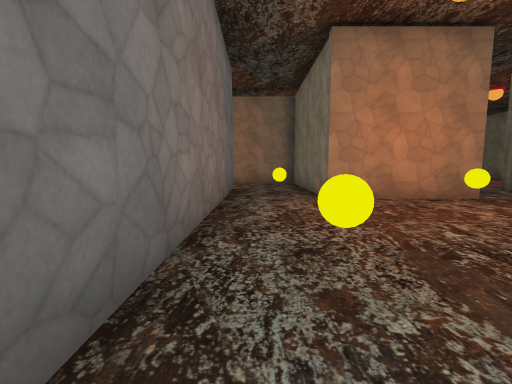
view 1 (above)

24 first-person views from a walk through a Godot game level. The camera is 1.5 m above the floor, tilts 6° down and sees 90° across. Doors that lead somewhere are drawn open, without their leaves. The floor is counted in squares, 2 m on a side. Each view is taken from the middle of a square. On the plan, view 1 faces up. The plan holds only what a view shows up to about 9 squares ahead; the rest is blank. The place goes on beyond the plan. Some surface patterns are stand-ins.

view 2
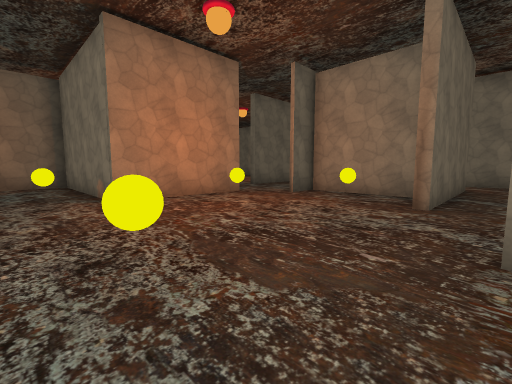

view 3
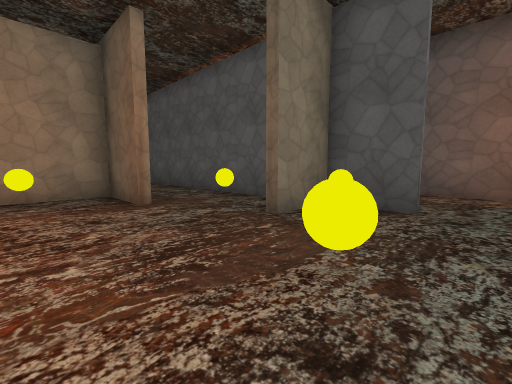

view 4
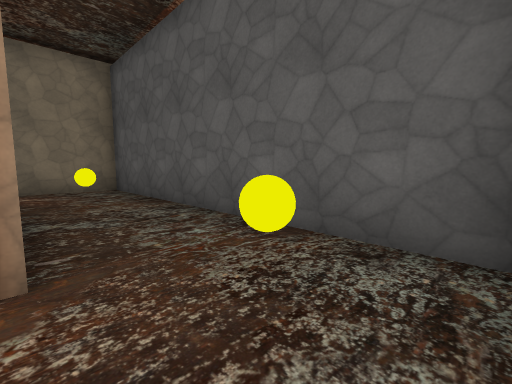

view 5
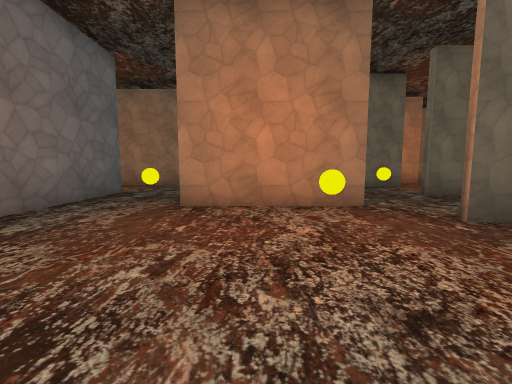

view 6
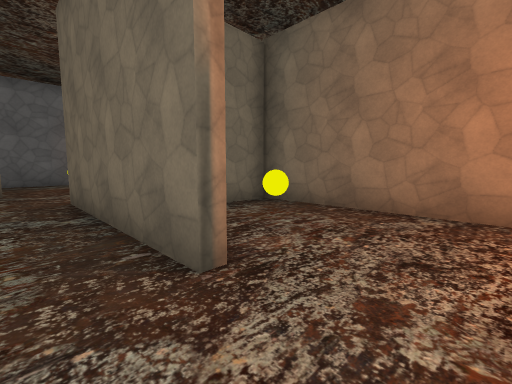

view 7
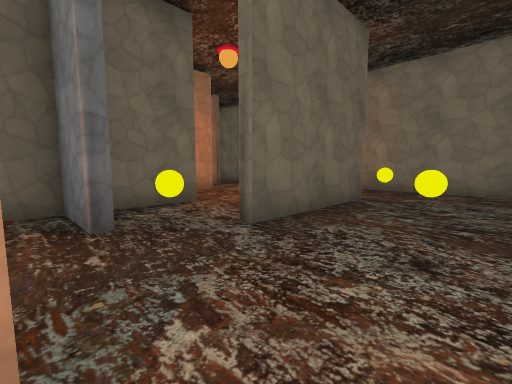

view 8
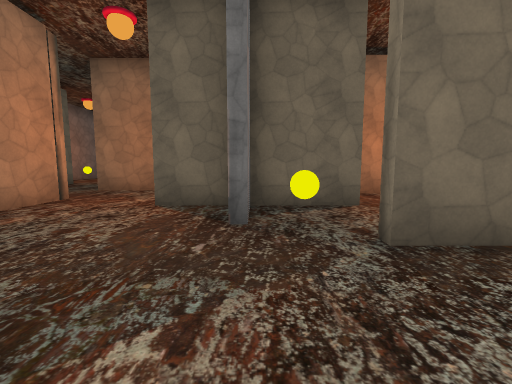

view 9
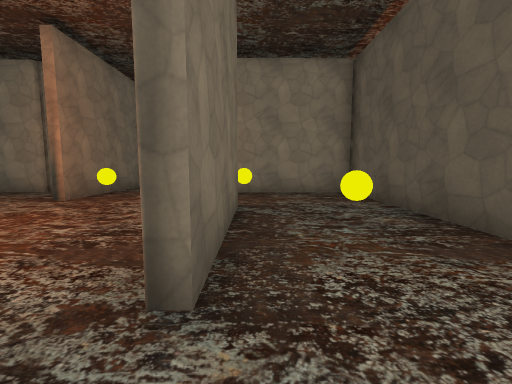

view 10
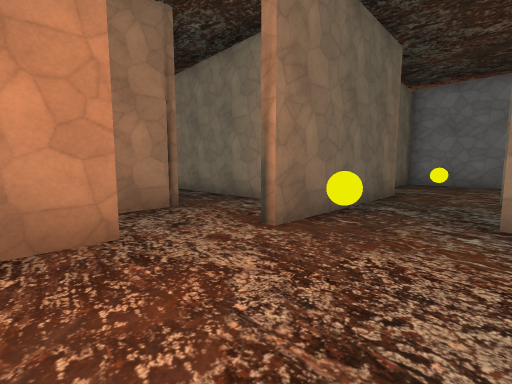

view 11
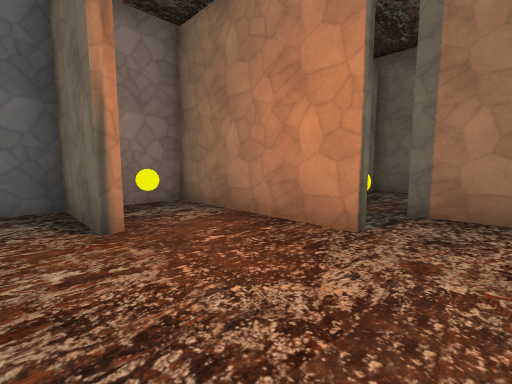

view 12
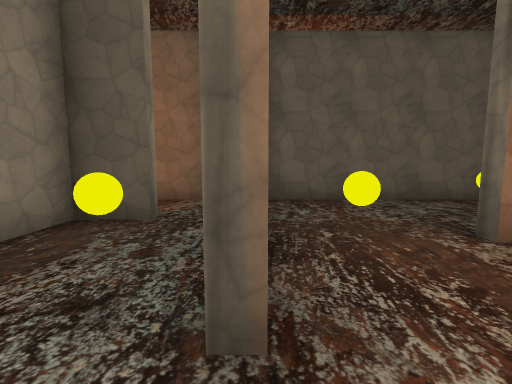

view 13
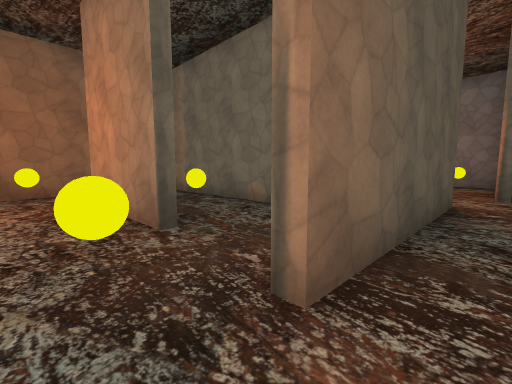

view 14
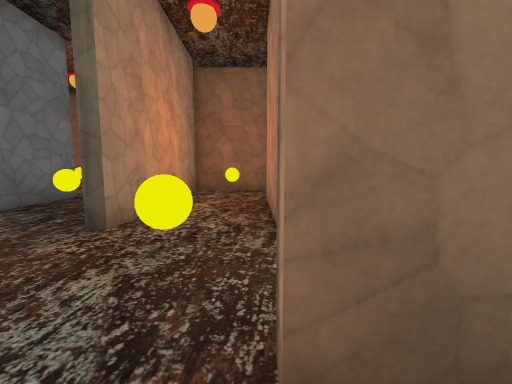

view 15
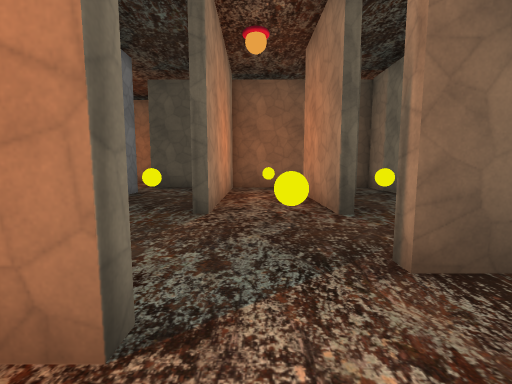

view 16
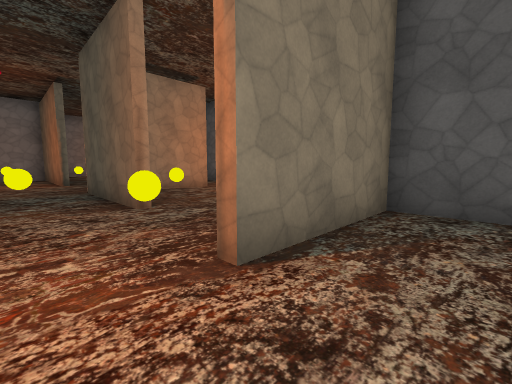

view 17
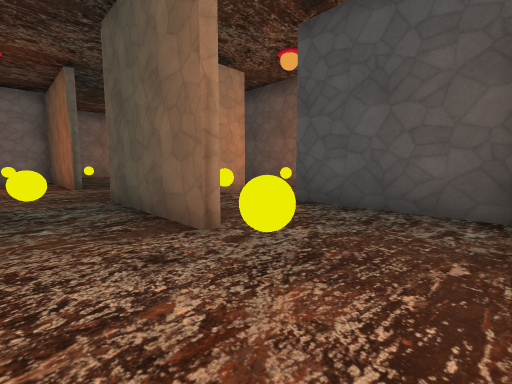

view 18
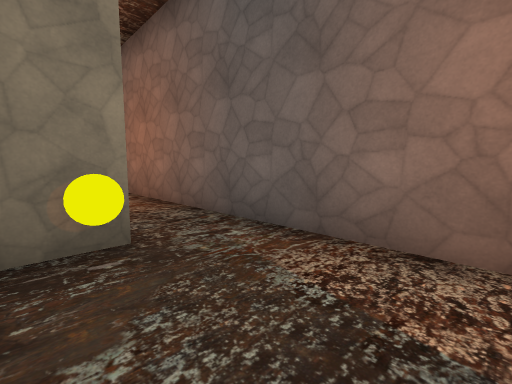

view 19
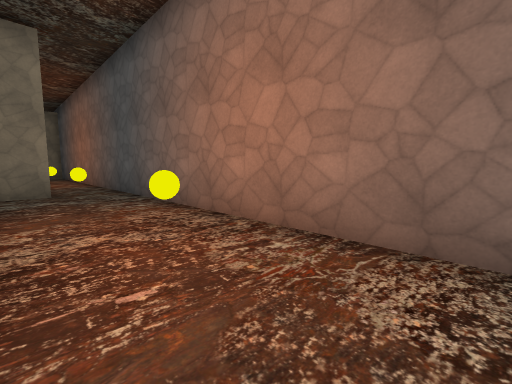

view 20
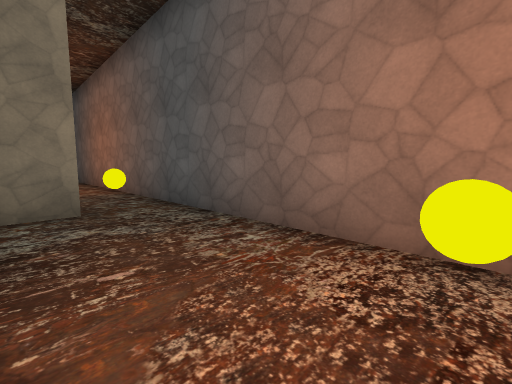

view 21
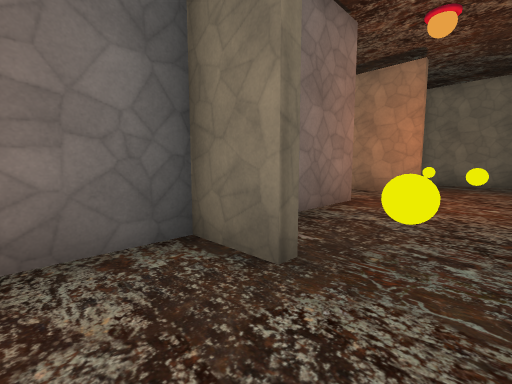

view 22
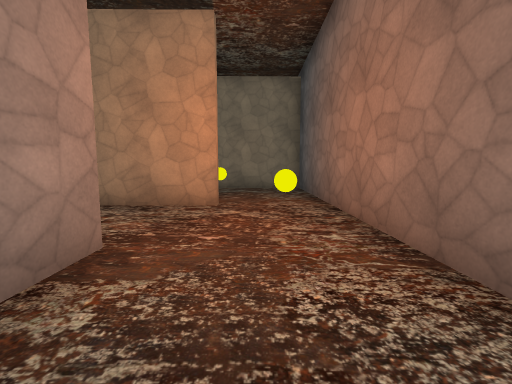

view 23
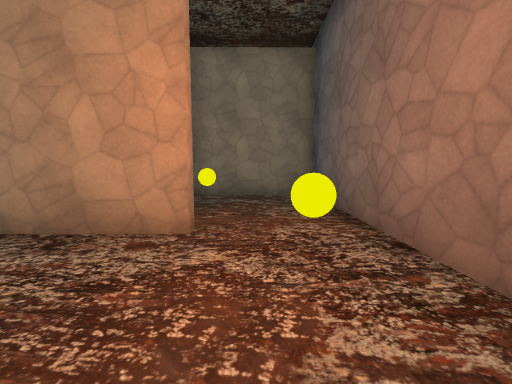

view 24
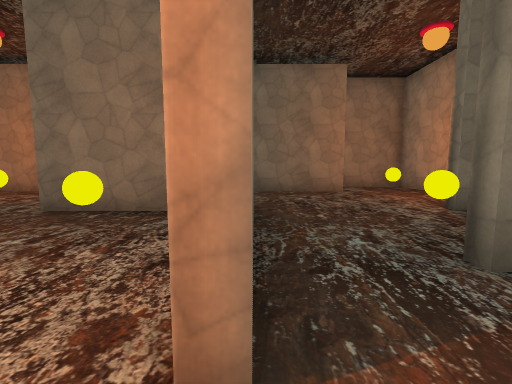

### Floor plan
Points are (right, up) in squares from view 1. A wall is a line through its corners. A room is listed if a view was taken in it or the views show most of it. See-through windows are left out.
Room 1 (views 1, 2, 3, 4, 5)
walls: (3.5, 5.7) (1.6, 5.7) (1.6, 10.5) (0, 10.5); (4.9, 1.2) (6.8, 1.2) (6.7, 4.3); (-0.7, 8.1) (-0.7, 0); (0.9, -1.5) (2.5, -1.5) (2.5, 0)
ways out: opening at (4, 0) to room 2; opening at (4.5, 5) to room 3; opening at (0, -1) to room 9; opening at (-1, 9.5)
objects: orb (1, 2); orb (1, 7); orb (6, 3)
Room 2 (view 6)
walls: (9.6, 0.9) (4.9, 0.9); (2.9, -1.5) (11.5, -1.5); (11.4, -0.9) (11.4, 0.6)
ways out: opening at (4, 0) to room 1; opening at (10.5, 1) to room 7
objects: orb (4, 0); orb (9, 0)
Room 3 (views 7, 8, 9)
walls: (5.7, 8.1) (5.7, 9.7) (4.1, 9.7); (5, 5.7) (3.5, 5.7); (8, 4.4) (13, 4.4) (13, 7.6); (10.8, 7.3) (7.2, 7.3); (1.8, 10.8) (1.8, 9.1); (3, 12.6) (1.2, 12.6)
ways out: opening at (4.5, 5) to room 1; opening at (7, 9) to room 4; opening at (11.5, 8) to room 4; opening at (2, 12)
objects: orb (4, 5); orb (7, 8); orb (9, 6); orb (12, 7)
Room 4 (views 10, 11)
walls: (9.9, 11.8) (5.9, 11.8) (5.9, 10.5); (11.4, 11.3) (12.6, 11.3); (8, 9.7) (5.9, 9.7) (5.9, 8.4); (12.4, 11) (11.4, 11); (11.4, 13.3) (9.9, 13.3); (13, 7.6) (13, 9.1)
ways out: opening at (7, 9) to room 3; opening at (11.5, 8) to room 3; opening at (13, 10) to room 5; opening at (13, 12) to room 6; opening at (9, 13); opening at (12, 14)
objects: orb (7, 11); other object (9, 13); orb (12, 10)
Room 5 (view 12)
walls: (13.2, 8.7) (13.2, 4.4); (14.4, 6.5) (15.5, 6.5) (15.5, 9.1); (14.4, 11) (12.4, 11); (13, 4.4) (14.5, 4.4)
ways out: opening at (13, 10) to room 4; opening at (15, 10) to room 6; opening at (15.5, 5.5) to room 6
objects: orb (14, 8)
Room 6 (views 13, 14, 15)
walls: (15.7, 9.3) (15.8, 6.3); (15.9, 11) (14.4, 11); (12.6, 11.3) (16, 11.3); (14.5, 4.4) (17.7, 4.4); (17.7, 4.3) (17.6, 9.1)
ways out: opening at (13, 12) to room 4; opening at (15, 10) to room 5; opening at (15.5, 5.5) to room 5; opening at (18, 10.5) to room 12
objects: orb (17, 5); orb (17, 10)
Room 7 (view 16)
walls: (11.4, 0.6) (11.4, 1.8); (11.9, 4.3) (5.8, 4.3); (7, 4.3) (7, 3.2)
ways out: opening at (10.5, 1) to room 2; opening at (12, 2.5) to room 8
objects: orb (9, 3)
Room 8 (view 17)
walls: (14.4, 1.4) (18, 1.4); (18, -0.5) (18, -2.2); (20.5, 4.3) (17.7, 4.3); (21.2, 1.4) (23.2, 1.4)
ways out: opening at (12, 2.5) to room 7; opening at (19, -1) to room 11; opening at (21.5, 4) to room 13; opening at (13.5, 1) to room 15; opening at (23, 2.5)
objects: orb (13, 2); orb (16, 3); orb (20, 0)
Room 9 (views 18, 19, 20, 21)
walls: (2.5, -2.9) (2.5, -1.9); (-0.1, -4.4) (11.4, -4.4); (11.4, -2.9) (11.4, -0.9); (11.5, -1.6) (9.9, -1.6)
ways out: opening at (0, -1) to room 1; opening at (12, -4) to room 10
objects: orb (2, -2); orb (7, -3)
Room 10 (views 22, 23)
walls: (15.4, -1.6) (13.2, -1.6); (17.7, -2.4) (17.7, -1.4); (11.4, -4.4) (17.4, -4.4)
ways out: opening at (12, -4) to room 9; opening at (18, -3.5) to room 11; opening at (16.5, -1) to room 14
objects: orb (17, -3)
Room 11 (view 24)
walls: (17.4, -4.4) (21.4, -4.4) (21.4, -1.3)
ways out: opening at (19, -1) to room 8; opening at (18, -3.5) to room 10
objects: orb (20, -2)
Room 12 (no view inside)
walls: (20.3, 5.9) (20.2, 10.7)
ways out: opening at (18, 10.5) to room 6; opening at (20, 5) to room 13
objects: orb (19, 8)
Room 13 (no view inside)
walls: (19.1, 4.4) (20.5, 4.4); (23, 3.7) (23, 5.9) (21, 5.9)
ways out: opening at (21.5, 4) to room 8; opening at (20, 5) to room 12
objects: orb (22, 4)
Room 14 (no view inside)
walls: (16.6, 1.1) (14.4, 1.1); (14.4, -1.5) (15.4, -1.5); (17.7, -1.4) (17.7, 0)
ways out: opening at (16.5, -1) to room 10; opening at (15, 0) to room 15
objects: orb (16, 0)
Room 15 (no view inside)
walls: (11.9, -1.5) (14.4, -1.5)
ways out: opening at (13.5, 1) to room 8; opening at (15, 0) to room 14

Where each view was taken, in squares from view 1:
view 1: 0 up, 0 right, facing up
view 2: 0 up, 0 right, facing up-right
view 3: 3 up, 0 right, facing down-right
view 4: 1 up, 3 right, facing down-right
view 5: 1 up, 3 right, facing up
view 6: 0 up, 11 right, facing up-left
view 7: 5 up, 5 right, facing up-right
view 8: 5 up, 6 right, facing up
view 9: 7 up, 6 right, facing right
view 10: 9 up, 9 right, facing up-right
view 11: 9 up, 11 right, facing up-left
view 12: 10 up, 13 right, facing down
view 13: 12 up, 17 right, facing down-left
view 14: 12 up, 16 right, facing down
view 15: 13 up, 17 right, facing down
view 16: 3 up, 10 right, facing down-right
view 17: 3 up, 12 right, facing down-right
view 18: 2 down, 0 right, facing down-right
view 19: 2 down, 4 right, facing down-right
view 20: 2 down, 7 right, facing down-right
view 21: 4 down, 10 right, facing up-right
view 22: 3 down, 13 right, facing right
view 23: 3 down, 15 right, facing right
view 24: 3 down, 18 right, facing up
